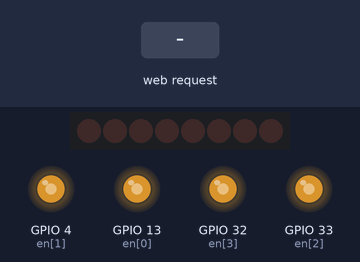
Bench run of a sketch on a simulated ESP32. Parts: 8 shift-register outputs drawn as a row of LEDs (first output left, lit = HIGH), output pins drawn as LEDs (lit = HIGH). Wiring (inferred from the names in the program): shift register (74HC595): data GPIO 27; shift clock GPIO 26; latch GPIO 25. Wiring (inferred from the signals the program sends): row of LEDs: on Q0, Q1, Q2, Q3, Q4, Q5, Q6, Q7. Inputs (shaded band) come from the test bench. WiFi joins after 1.5 s; servers stay silent unless stated; pins used as bus, display or sensor lines are not drawn; what the sketch prints to the serial monitor is not drawn.

Above: at 2.8 s.
2.9 s: HTTP request GET /fi received
At 3.8 s:
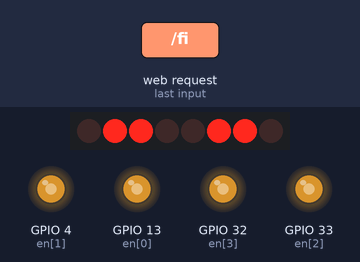
4.4 s: HTTP request GET /b received
At 4.9 s:
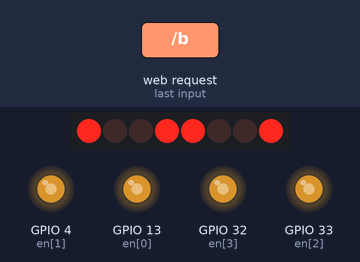
5.9 s: HTTP request GET /r received
At 7.1 s:
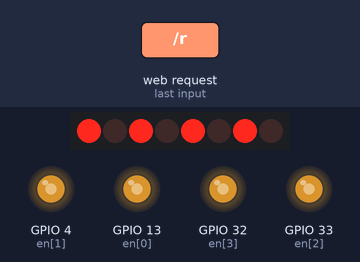
7.4 s: HTTP request GET /l received
At 8.4 s:
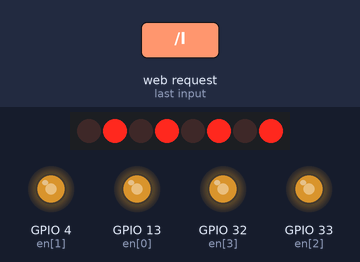
Timing chart, 0 to 9.9 s (numbered marks = the images above; inputs shaded):
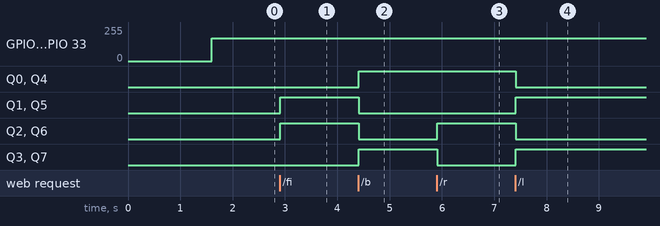

The sketch:

ESP32caR.ino
```cpp
#include<WiFi.h>

const char* ssid = "YOUR_SSID";
const char* password = "YOUR_PASSWORD";

WiFiServer server(80);
String header;
// the pins for the 74hc595
int dataPin=27;
int clkPin=26;
int latchPin=25;

int en[4]={13,4,33,32};// enable pins

// Setting PWM properties
const int freq = 30000;
const int pwmChannel[4] ={0,1,2,3};
const int resolution = 8;

const int forward=0x66;
const int reverse=0x99;
const int right=0xAA;
const int left=0x55;


int dutyCycle = 170;

void setup() {
  // sets the pins as outputs:
  pinMode(dataPin,OUTPUT);
  pinMode(clkPin,OUTPUT);
  pinMode(latchPin,OUTPUT);
  for(int i=0; i<4; i++)
    pinMode(en[i], OUTPUT);

  shiftOut(dataPin,clkPin,MSBFIRST,0);
  latchIt();

  // configure LED PWM functionalitites
  for(int i=0; i<4; i++)
    ledcSetup(pwmChannel[i], freq, resolution);

  // attach the channel to the GPIO to be controlled
  for(int i=0;i<4; i++)
    ledcAttachPin(en[i], pwmChannel[i]);

  Serial.begin(115200);

  delay(100);

  Serial.print("Connecting to ");
  Serial.println(ssid);
  WiFi.begin(ssid, password);
  while (WiFi.status() != WL_CONNECTED) {
    delay(500);
    Serial.print(".");
  }
  // Print local IP address and start web server
  Serial.println("");
  Serial.println("WiFi connected.");
  Serial.println("IP address: ");
  Serial.println(WiFi.localIP());
  server.begin();


}

void loop() {
  for(int i=0;i<4;i++)
    ledcWrite(pwmChannel[i], dutyCycle);
   WiFiClient client = server.available();
  if (!client) {
    return;
  }
  while (! client.available())
  {
    delay (1);
  }

 delay(10);
  // Read the first line of the request
  String req = client.readStringUntil('\r');
  Serial.println(req);
  client.flush();

  // Match the request

  if (req.indexOf("/fi") != -1)  {
    moveCar(forward);
  }
  else if(req.indexOf("/b") != -1)
  {
   moveCar(reverse);
  }
   else if(req.indexOf("/r") != -1)
  {
    moveCar(left);
  } else if(req.indexOf("/l") != -1)
  {
   moveCar(right);
  }
  else if(req.indexOf("/s") != -1){
    moveCar(0);
  }

// Return the response
client.println("HTTP/1.1 200 OK");
client.println("Content-Type: text/html");
client.println("Connection: close");
client.println("");

client.println("<!DOCTYPE HTML>");
client.println("<HTML>");
client.println("<H1> Car Control </H1>");
client.println("<br />");
client.println("<body>");
 client.println("<a href=\"/fi\"\"> <button style='FONT-SIZE: 50px; HEIGHT: 200px;WIDTH: 300px; 126px; Z-INDEX: 0; TOP: 200px;'> forward </button> </a>");
 client.println("<a href=\"/b\"\"> <button style='FONT-SIZE: 50px; HEIGHT: 200px; WIDTH: 300px; 126px; Z-INDEX: 0; TOP: 200px;'> reverse </button> </a>");
 client.println("<a href=\"/l\"\"> <button style='FONT-SIZE: 50px; HEIGHT: 200px; WIDTH: 300px; 126px; Z-INDEX: 0; TOP: 200px;'> left </button> </a>");
  client.println("<a href=\"/r\"\"> <button style='FONT-SIZE: 50px; HEIGHT: 200px; WIDTH: 300px; 126px; Z-INDEX: 0; TOP: 200px;'> right </button> </a>");
 client.println("<a href=\"/s\"\"> <button style='FONT-SIZE: 50px; HEIGHT: 200px; WIDTH: 300px; 126px; Z-INDEX: 0; TOP: 200px;'> stop </button> </a>");
 client.println("</body></html>");

  delay(10);
}

void latchIt(){
digitalWrite(latchPin,HIGH);
delayMicroseconds(10);
digitalWrite(latchPin,LOW);
delayMicroseconds(10);
}

void moveCar(int num){
shiftOut(dataPin,clkPin,MSBFIRST,num);
latchIt();
}
```

Measured:
- after the input at 2.9 s, Q1, Q2, Q5, Q6: LOW → HIGH at once
- after the input at 4.4 s, Q0, Q3, Q4, Q7: LOW → HIGH at once; Q1, Q2, Q5, Q6: HIGH → LOW at once
- after the input at 5.9 s, Q2, Q6: LOW → HIGH at once; Q3, Q7: HIGH → LOW at once
- after the input at 7.4 s, Q0, Q2, Q4, Q6: HIGH → LOW at once; Q1, Q3, Q5, Q7: LOW → HIGH at once
